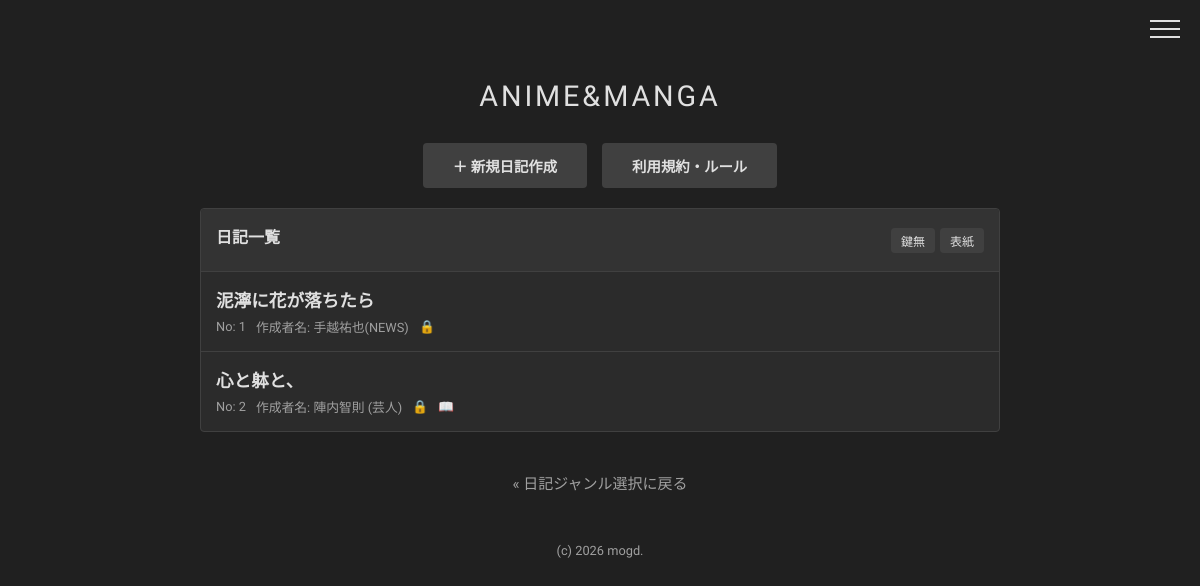
Page /diary/black/index.php (signed in) on the committed database.
### tables this page shows
CREATE TABLE threads (
        id INTEGER PRIMARY KEY AUTOINCREMENT,
        title TEXT,
        creator_name TEXT,
        description TEXT,
        custom_css TEXT, 
        write_pass TEXT,
        view_pass TEXT,
        del_pass TEXT,
        lock_level INTEGER DEFAULT 0,
        created_at DATETIME DEFAULT CURRENT_TIMESTAMP
    );

### diary/black/index.php (called while the page is built)
<?php
require '../common/core_index.php';

### diary/config.php (called while the page is built, shortened)
<?php
$genres = [
    'black' => 'ANIME&MANGA',
    'white' => 'GAME',
    'red'   => 'STREAMER&VTUBER',
    'blue'  => 'OTHER'
];
?>

### diary/common/db.php (called while the page is built, shortened)
<?php
function h($s) {
    return htmlspecialchars($s, ENT_QUOTES, 'UTF-8');
}

### diary/common/core_index.php (the view, shortened to what this page needs)
<?php
require __DIR__ . '/db.php';
$filter = $_GET['filter'] ?? '';
$page = isset($_GET['page']) ? max(1, (int)$_GET['page']) : 1;
$limit = 10;
$offset = ($page - 1) * $limit;
$where = "1=1";
$sql = "SELECT t.*,
        (SELECT MAX(created_at) FROM posts WHERE thread_id = t.id AND is_sage = 0) as last_post_time
        FROM threads t
        WHERE $where
        ORDER BY COALESCE(
            (SELECT MAX(created_at) FROM posts WHERE thread_id = t.id AND is_sage = 0),
            t.created_at
        ) DESC
        LIMIT $limit OFFSET $offset";
$threads = $pdo->query($sql)->fetchAll();
$now_ts = time();
$genre_name = 'DIARY';
if (file_exists('../config.php')) {
    require_once '../config.php';
    $current_dir = basename(getcwd());
    if (isset($genres[$current_dir])) {
        $genre_name = $genres[$current_dir];
    }
}
require __DIR__ . '/header.php';
?>
<div class="container">
    <h1><?= h($genre_name) ?></h1>
<div class="text-center-mb" style="display: flex; justify-content: center; gap: 15px; flex-wrap: wrap;">
        <a href="create.php" class="btn" style="padding: 12px 30px; font-weight: bold;">＋ 新規日記作成</a>
        <a href="../rule.php" class="btn" style="padding: 12px 30px; font-weight: bold;">利用規約・ルール</a>
    </div>
    <div class="card" style="padding: 0; overflow: hidden;">
        <div class="filter-bar">
            <h2 class="filter-title">日記一覧</h2>
            <form method="get" style="margin:0; display:flex; gap:5px;">
                <?php if($filter === ''): ?>
                    <button type="submit" name="filter" value="public" class="btn btn-sm">鍵無</button>
                    <button type="submit" name="filter" value="summary" class="btn btn-sm">表紙</button>
                <?php endif; ?>
            </form>
        </div>
        <?php if (empty($threads)): ?>
            <div style="padding: 20px; text-align: center;">まだ日記がありません。</div>
        <?php else: ?>
            <?php foreach ($threads as $t): ?>
                <?php
                    $upd = !empty($t['last_post_time']) ? $t['last_post_time'] : $t['created_at'];
                    $is_new = ($now_ts - strtotime($upd)) < 86400;
                ?>
                <a href="thread.php?id=<?= h($t['id']) ?>" class="list-item">
                    <div style="font-weight: bold; font-size: 1.1rem; display:flex; align-items:center; gap:8px;">
                        <?php if ($is_new): ?><span class="new-mark">NEW</span><?php endif; ?><?= h($t['title']) ?>
                    </div>
                    <div class="meta-info">
                        <span>No: <?= h($t['id']) ?></span>
                        <span>作成者名: <?= h($t['creator_name']) ?></span>
                        <?php if (!empty($t['view_pass'])): ?>
                            <span title="鍵付き">🔒</span>
                            <?php if (isset($t['lock_level']) && $t['lock_level'] == 1): ?>
                                <span title="表紙公開(概要閲覧可)">📖</span>
                            <?php endif; ?>
                        <?php endif; ?>
                    </div>
                </a>
            <?php endforeach; ?>
        <?php endif; ?>
    </div>
    <div class="text-center-box">
        <a href="../index.php" style="color: var(--text-sub); text-decoration: none;">&laquo; 日記ジャンル選択に戻る</a>
    </div>
    <div class="footer-link"><?php require __DIR__ . '/footer.php'; ?></div>
</div>
</body>
</html>

### diary/common/css/style.css (style rules this page uses)
:root { --bg-color: #202020; --card-bg: #2b2b2b; --text-main: #e0e0e0; --text-sub: #a0a0a0; --accent: #ffdb4f; --border: #404040; --input-bg: #333333; --highlight: #ffd700; --overlay-bg: rgba(0, 0, 0, 0.95); --menu-text: #ffffff; --menu-hover: #ffdb4f; --btn-hover-text: #333333; }
body { background: var(--bg-color); color: var(--text-main); font-family: "Zen Maru Gothic", "Noto Color Emoji", sans-serif; font-size: 15px; margin: 0; padding: 0; min-height: 100vh; transition: background 0.3s, color 0.3s; }
a { text-decoration: none; color: var(--text-main); transition: opacity 0.3s, color 0.3s; }
.container { max-width: 800px; margin: 0 auto; padding: 60px 20px 40px; }
h1 { font-size: 1.8rem; text-align: center; margin-bottom: 30px; font-weight: normal; letter-spacing: 0.1em; }
h2, h3 { font-size: 1.1rem; margin: 0 0 15px 0; border-bottom: 1px solid var(--border); padding-bottom: 8px; border-color: var(--border); }
.card, .card-glass { background: var(--card-bg); border: 1px solid var(--border); border-radius: 4px; padding: 20px; margin-bottom: 20px; transition: background 0.3s, border-color 0.3s; }
button, .btn, .btn-glass { background: var(--border); color: var(--text-main); border: none; padding: 8px 16px; border-radius: 4px; cursor: pointer; font-size: 0.9rem; transition: background 0.3s, color 0.3s; display: inline-block; text-align: center; }
.list-item { display: block; padding: 15px; border-bottom: 1px solid var(--border); }
.list-item:last-child { border-bottom: none; }
.meta-info { font-size: 0.8rem; color: var(--text-sub); margin-top: 5px; display: flex; gap: 10px; align-items: center; }
.footer-link { text-align: center; margin-top: 50px; margin-bottom: 20px; font-size: 0.8rem; color: var(--text-sub); }
.text-center-box { text-align: center; margin-top: 40px; margin-bottom: 20px; }
.text-center-mb { text-align: center; margin-bottom: 20px; }
.filter-bar { padding: 15px; background: var(--input-bg); display: flex; justify-content: space-between; align-items: center; flex-wrap: wrap; gap: 10px; border-radius: 4px 4px 0 0; border-bottom: 1px solid var(--border); }
.filter-title { margin: 0; border: none; font-size: 1rem; color: var(--text-main); }
.btn-sm { padding: 4px 10px; font-size: 0.8em; }

### rows in the picture
threads: title "泥濘に花が落ちたら", id "1", creator_name "手越祐也(NEWS)"
threads: title "心と躰と、", id "2", creator_name "陣内智則 (芸人)"

### other values in the picture
$genre_name "ANIME&MANGA"
